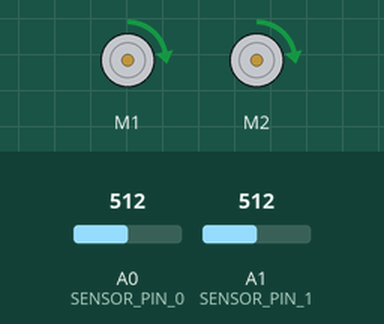
The sketch below on a simulated Arduino Uno, built with avr-gcc and run on an emulated ATmega328P. Parts: 2 × DC motor (green arrow = forward, orange = backward, longer = faster). Inputs (shaded band) come from the test bench; at power-on: A0 (SENSOR_PIN_0) = 512, A1 (SENSOR_PIN_1) = 512.

Above: at 1.2 s.
1.3 s: A0 (SENSOR_PIN_0) set to 900
At 2.5 s:
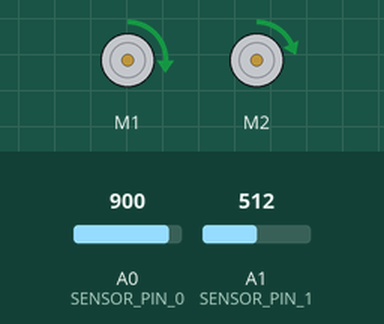
2.8 s: A0 (SENSOR_PIN_0) set to 122
At 3.8 s:
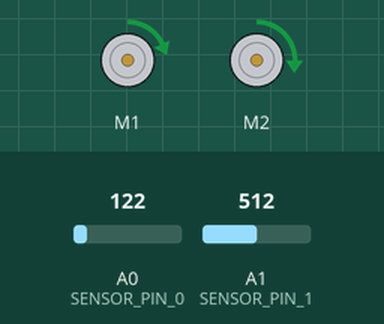
4.3 s: A1 (SENSOR_PIN_1) set to 716
At 5.0 s:
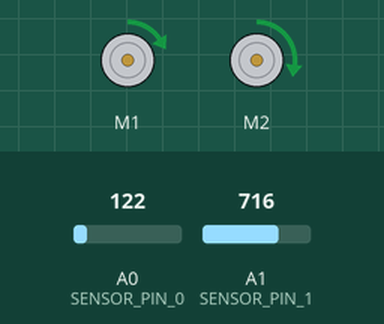
5.8 s: A1 (SENSOR_PIN_1) set to 122
At 6.1 s:
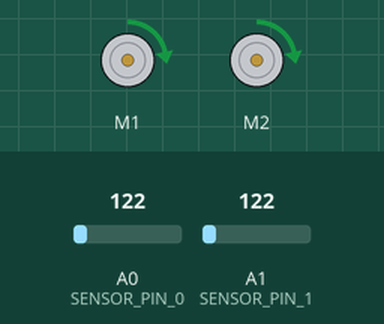
7.3 s: A1 (SENSOR_PIN_1) set to 511
At 8.4 s:
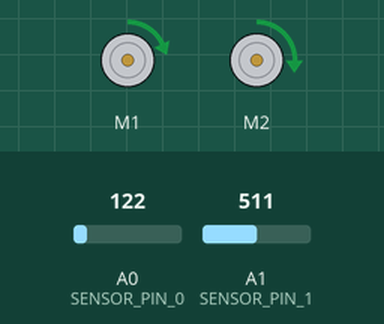
Timing chart, 0 to 9.8 s (numbered marks = the images above; inputs shaded):
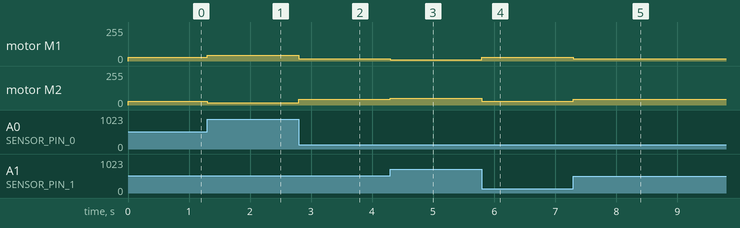

The sketch:

PIDControlFinal.ino
```cpp
#include <Wire.h>
#include <Adafruit_MotorShield.h>
#include "utility/Adafruit_PWMServoDriver.h"

// control parameters that are tunable from serial in
double P = 0.30;
double I = 0;
double D = 0;
byte BASELINE_SPEED = 30;

// tested with 0.3 proportion and 25 speed and worked

// last time, error accumulator, and last error for I & D
unsigned long lastTime;
double errorSum;
double lastError;

//pin mappings
const byte SENSOR_PIN_0 = A0;
const byte SENSOR_PIN_1 = A1;

// motorshield initialization
Adafruit_MotorShield AFMS = Adafruit_MotorShield();
Adafruit_DCMotor *motor0 = AFMS.getMotor(1);
Adafruit_DCMotor *motor1 = AFMS.getMotor(2);

// sensor readings
byte sensor0Val;
byte sensor1Val;

void setup() {
  AFMS.begin();
  Serial.begin(9600);

  // motor settings (initial state = go forward at baseline speed)
  motor0 -> setSpeed(BASELINE_SPEED);
  motor1 -> setSpeed(BASELINE_SPEED);
  motor0 -> run(FORWARD);
  motor1 -> run(FORWARD);
}

void loop() {
  collectSensorValues();
  setMotorSpeeds();
}

void collectSensorValues(){
  sensor0Val = map(analogRead(SENSOR_PIN_0), 0, 1023, 0, 255);
  sensor1Val = map(analogRead(SENSOR_PIN_1), 0, 1023, 0, 255);
}

void setMotorSpeeds(){
  int speedDiff = sensor0Val - sensor1Val;

  // pass in speedDiff between the two motors and apply PID
  int controlCorrection = getPIDCorrection(speedDiff);

  int motor0Speed = BASELINE_SPEED + (controlCorrection/2);

  // if else statements to prevent too drastic of changes in speed
  if(motor0Speed < 0){
    motor0Speed = 0;
  }
  if(motor0Speed > 50){
    motor0Speed = 50;
  }
  int motor1Speed = BASELINE_SPEED - (controlCorrection/2);
  if(motor1Speed < 0){
    motor1Speed = 0;
  }
  if(motor1Speed > 50){
    motor1Speed = 50;
  }

  motor0 -> setSpeed(motor0Speed);
  motor1 -> setSpeed(motor1Speed); // what is motor1Speed equail to??
}

int getPIDCorrection(int speedDiff){
  unsigned long now = millis();
  double timeChange = (double)(now - lastTime);

  // calculating the integral
  errorSum += (speedDiff * timeChange);

  // calculating the derivative
  int errorDiff = (speedDiff - lastError) / timeChange;

  // return the post-PID corrected speed
  return P*speedDiff + I*errorSum + D*errorDiff;
}
```

Measured:
- after the input at 1.3 s, motor M1: forward 30/255 → forward 44/255 at once; motor M2: forward 30/255 → forward 16/255 at once
- after the input at 2.8 s, motor M1: forward 44/255 → forward 16/255 at once; motor M2: forward 16/255 → forward 44/255 at once
- after the input at 4.3 s, motor M1: forward 16/255 → forward 8/255 at once; motor M2: forward 44/255 → forward 50/255 at once
- after the input at 5.8 s, motor M1: forward 8/255 → forward 30/255 at once; motor M2: forward 50/255 → forward 30/255 at once
- after the input at 7.3 s, motor M1: forward 30/255 → forward 16/255 at once; motor M2: forward 30/255 → forward 44/255 at once
